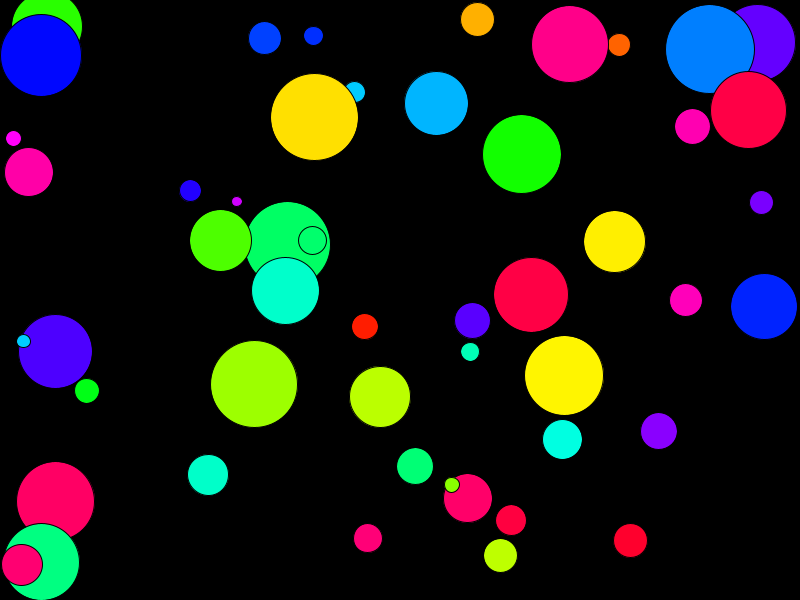
Frame 1 (no input)
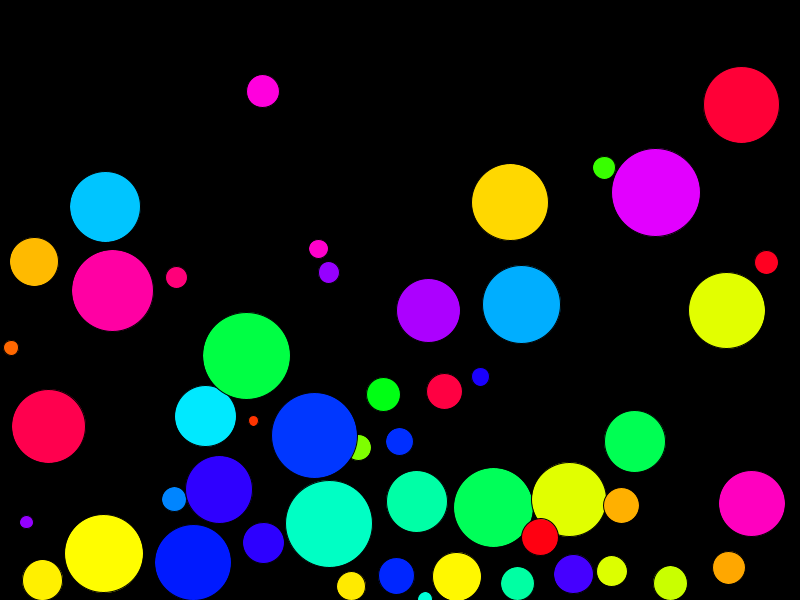
Frame 60 (the mouse pressed at the canvas centre just before this capture)
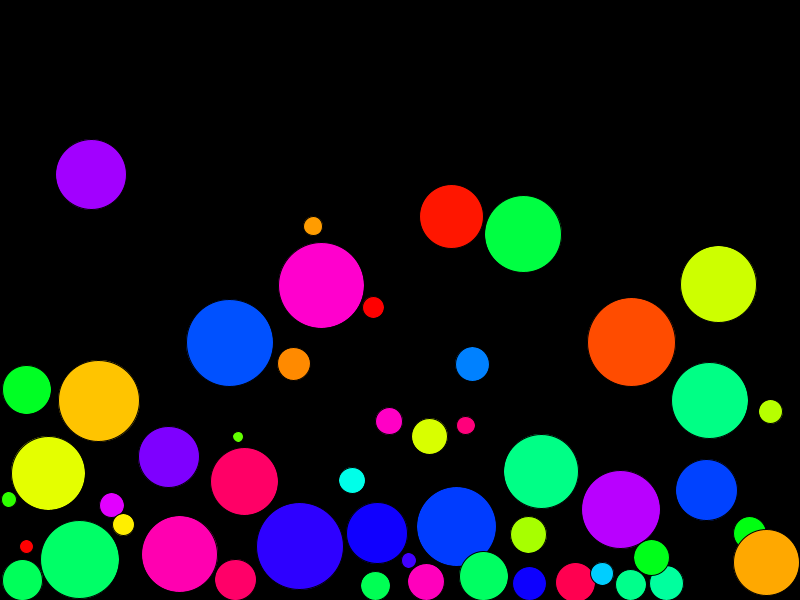
Frame 120 (the mouse held since frame 60 and released just before this capture)

The Processing sketch that drew these frames (run headless with seeded random() and noise(); from frame 60 on, the mouse is pressed at the canvas centre):

// Processing sketch: BouncingWithVectors
// ── BouncingWithVectors.pde
float gravity_acceleration = 0.98;
float air_resistance = 0.99;

int bnum = 50;

//declare a class which contains the ball variables
class Ball{
  PVector pos;
  PVector vel;

  float diam;
  float hue;
  
  Ball(){
    //initialize variables
    pos = new PVector(random(width), random(height));
    vel = new PVector(random(-5, 5), random(-5, 5));
    
    diam = random(10, 90);
    hue = random(255);
  }
  
  void run(Ball[] balls){
    //bounce off of other balls
    for(Ball ball : balls){
      if(ball != this && dist(pos.x, pos.y, ball.pos.x, ball.pos.y) < diam/2 + ball.diam/2){
        pos.x += ((ball.diam + diam)/2) * ((pos.x - ball.pos.x)/dist(pos.x, pos.y, ball.pos.x, ball.pos.y)*0.25);
        pos.y += ((ball.diam + diam)/2) * ((pos.y - ball.pos.y)/dist(pos.x, pos.y, ball.pos.x, ball.pos.y)*0.25);
        vel.x *= -air_resistance;
        vel.y *= -air_resistance;
      }  
    }
    
    //bounce ball if it hits walls
    if (pos.x + diam/2 >= width) {
      vel.x = -abs(vel.x);    //if the ball hits the right wall, assign x velocity the negative version of itself
      pos.x = width - diam/2;    
    } else if (pos.x - diam/2 <= 0) {
      vel.x = abs(vel.x);     //if the ball hits the left wall, assign x velocity the positive version of itself
      pos.x = diam/2;
    }
    if (pos.y + diam/2 >= height) {
      vel.y = -abs(vel.y);
      pos.y = height - diam/2;
    } else if (pos.y - diam/2 <= 0) {
      vel.y = abs(vel.y);
      pos.y = diam/2;
    }
    
    //bounce off of the mouse cursor
    if(dist(pos.x, pos.y, mouseX, mouseY) < diam){
      vel.y = -10;
    }
          
    //simulate air resistance
    vel.x *= air_resistance;
    vel.y *= air_resistance;
    
    //simulate gravity
    vel.y += gravity_acceleration;  
      
    //add velocity to position
    pos.add(vel);
    
    //increment the hue
    hue++;
  }
  void bdraw(){
    //draw ball
    fill(hue % 255, 255, 255);
    ellipse(pos.x, pos.y, diam, diam);
  }
}

Ball[] balls = new Ball[bnum];

void setup() {
  
  colorMode(HSB, 255);
  
  //set size of canvas
  size(800, 600);
  
  //initialize all of the balls
  for(int i = 0; i < bnum; i++){
    balls[i] = new Ball();
  }
}

void draw() {
  //draw background to cover previous frame
  background(0);
  
  for(Ball ball: balls){
    ball.run(balls);
    ball.bdraw();
  }
}
